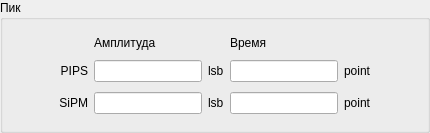
                           <widget class="QGroupBox" name="groupBox_20">
                            <property name="styleSheet">
                             <string notr="true">
font: 11pt &quot;MS Shell Dlg 2&quot;;</string>
                            </property>
                            <property name="title">
                             <string>Пик</string>
                            </property>
                            <layout class="QGridLayout" name="gridLayout_32">
                             <item row="0" column="0">
                              <layout class="QGridLayout" name="gridLayout_28" rowstretch="1,0,1">
                               <property name="leftMargin">
                                <number>5</number>
                               </property>
                               <property name="topMargin">
                                <number>5</number>
                               </property>
                               <property name="rightMargin">
                                <number>5</number>
                               </property>
                               <property name="bottomMargin">
                                <number>5</number>
                               </property>
                               <property name="verticalSpacing">
                                <number>10</number>
                               </property>
                               <item row="1" column="0">
                                <spacer name="horizontalSpacer_44">
                                 <property name="orientation">
                                  <enum>Qt::Horizontal</enum>
                                 </property>
                                 <property name="sizeHint" stdset="0">
                                  <size>
                                   <width>40</width>
                                   <height>20</height>
                                  </size>
                                 </property>
                                </spacer>
                               </item>
                               <item row="1" column="4">
                                <widget class="QLineEdit" name="lineEdit_time_peack_pips">
                                 <property name="minimumSize">
                                  <size>
                                   <width>60</width>
                                   <height>0</height>
                                  </size>
                                 </property>
                                 <property name="readOnly">
                                  <bool>true</bool>
                                 </property>
                                </widget>
                               </item>
                               <item row="1" column="2">
                                <widget class="QLineEdit" name="lineEdit_pips_peack">
                                 <property name="minimumSize">
                                  <size>
                                   <width>60</width>
                                   <height>0</height>
                                  </size>
                                 </property>
                                 <property name="readOnly">
                                  <bool>true</bool>
                                 </property>
                                </widget>
                               </item>
                               <item row="1" column="1">
                                <widget class="QLabel" name="label_108">
                                 <property name="text">
                                  <string>PIPS</string>
                                 </property>
                                 <property name="alignment">
                                  <set>Qt::AlignRight|Qt::AlignTrailing|Qt::AlignVCenter</set>
                                 </property>
                                </widget>
                               </item>
                               <item row="2" column="1">
                                <widget class="QLabel" name="label_109">
                                 <property name="text">
                                  <string>SiPM</string>
                                 </property>
                                 <property name="alignment">
                                  <set>Qt::AlignRight|Qt::AlignTrailing|Qt::AlignVCenter</set>
                                 </property>
                                </widget>
                               </item>
                               <item row="2" column="4">
                                <widget class="QLineEdit" name="lineEdit_time_peack_sipm">
                                 <property name="minimumSize">
                                  <size>
                                   <width>60</width>
                                   <height>0</height>
                                  </size>
                                 </property>
                                 <property name="readOnly">
                                  <bool>true</bool>
                                 </property>
                                </widget>
                               </item>
                               <item row="2" column="2">
                                <widget class="QLineEdit" name="lineEdit_sipm_peack">
                                 <property name="minimumSize">
                                  <size>
                                   <width>60</width>
                                   <height>0</height>
                                  </size>
                                 </property>
                                 <property name="readOnly">
                                  <bool>true</bool>
                                 </property>
                                </widget>
                               </item>
                               <item row="1" column="5">
                                <widget class="QLabel" name="label_112">
                                 <property name="text">
                                  <string>point</string>
                                 </property>
                                </widget>
                               </item>
                               <item row="2" column="3">
                                <widget class="QLabel" name="label_111">
                                 <property name="text">
                                  <string>lsb</string>
                                 </property>
                                </widget>
                               </item>
                               <item row="0" column="2">
                                <widget class="QLabel" name="label_114">
                                 <property name="text">
                                  <string>Амплитуда</string>
                                 </property>
                                </widget>
                               </item>
                               <item row="2" column="5">
                                <widget class="QLabel" name="label_113">
                                 <property name="text">
                                  <string>point</string>
                                 </property>
                                </widget>
                               </item>
                               <item row="1" column="3">
                                <widget class="QLabel" name="label_110">
                                 <property name="text">
                                  <string>lsb</string>
                                 </property>
                                </widget>
                               </item>
                               <item row="0" column="4">
                                <widget class="QLabel" name="label_115">
                                 <property name="text">
                                  <string>Время</string>
                                 </property>
                                </widget>
                               </item>
                               <item row="1" column="6">
                                <spacer name="horizontalSpacer_54">
                                 <property name="orientation">
                                  <enum>Qt::Horizontal</enum>
                                 </property>
                                 <property name="sizeHint" stdset="0">
                                  <size>
                                   <width>40</width>
                                   <height>20</height>
                                  </size>
                                 </property>
                                </spacer>
                               </item>
                              </layout>
                             </item>
                            </layout>
                           </widget>
